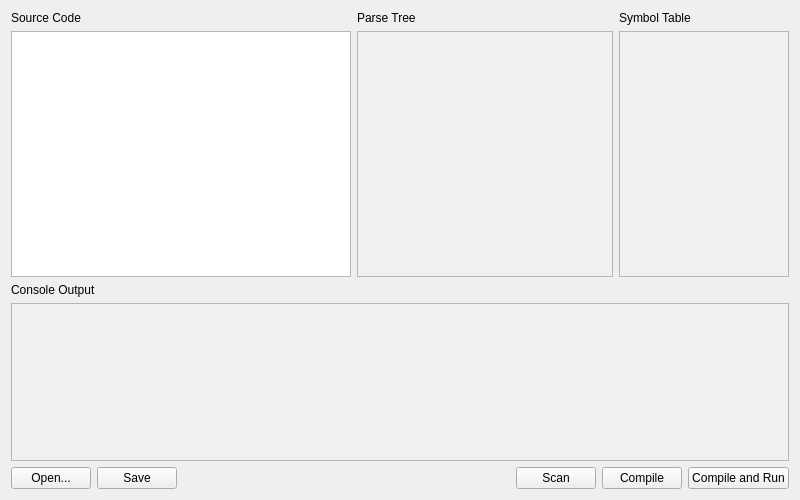
<?xml version="1.0" encoding="UTF-8"?>
<ui version="4.0">
 <class>MiniIDEClass</class>
 <widget class="QMainWindow" name="MiniIDEClass">
  <property name="geometry">
   <rect>
    <x>0</x>
    <y>0</y>
    <width>800</width>
    <height>500</height>
   </rect>
  </property>
  <property name="windowTitle">
   <string>MiniIDE</string>
  </property>
  <widget class="QWidget" name="centralWidget">
   <layout class="QVBoxLayout" name="verticalLayout_6">
    <item>
     <layout class="QVBoxLayout" name="verticalLayout_5" stretch="3,2">
      <item>
       <layout class="QHBoxLayout" name="horizontalLayout_2" stretch="4,3,2">
        <item>
         <layout class="QVBoxLayout" name="verticalLayout_2">
          <item>
           <widget class="QLabel" name="label_2">
            <property name="text">
             <string>Source Code</string>
            </property>
           </widget>
          </item>
          <item>
           <widget class="QPlainTextEdit" name="mSourceCode">
            <property name="font">
             <font>
              <family>Courier New</family>
              <pointsize>8</pointsize>
             </font>
            </property>
           </widget>
          </item>
         </layout>
        </item>
        <item>
         <layout class="QVBoxLayout" name="verticalLayout_3">
          <item>
           <widget class="QLabel" name="label_3">
            <property name="text">
             <string>Parse Tree</string>
            </property>
           </widget>
          </item>
          <item>
           <widget class="QPlainTextEdit" name="mParseTree">
            <property name="enabled">
             <bool>true</bool>
            </property>
            <property name="palette">
             <palette>
              <active>
               <colorrole role="Base">
                <brush brushstyle="SolidPattern">
                 <color alpha="255">
                  <red>240</red>
                  <green>240</green>
                  <blue>240</blue>
                 </color>
                </brush>
               </colorrole>
              </active>
              <inactive>
               <colorrole role="Base">
                <brush brushstyle="SolidPattern">
                 <color alpha="255">
                  <red>240</red>
                  <green>240</green>
                  <blue>240</blue>
                 </color>
                </brush>
               </colorrole>
              </inactive>
              <disabled>
               <colorrole role="Base">
                <brush brushstyle="SolidPattern">
                 <color alpha="255">
                  <red>240</red>
                  <green>240</green>
                  <blue>240</blue>
                 </color>
                </brush>
               </colorrole>
              </disabled>
             </palette>
            </property>
            <property name="font">
             <font>
              <family>Courier New</family>
             </font>
            </property>
            <property name="autoFillBackground">
             <bool>false</bool>
            </property>
            <property name="readOnly">
             <bool>true</bool>
            </property>
           </widget>
          </item>
         </layout>
        </item>
        <item>
         <layout class="QVBoxLayout" name="verticalLayout_4">
          <item>
           <widget class="QLabel" name="label_4">
            <property name="text">
             <string>Symbol Table</string>
            </property>
           </widget>
          </item>
          <item>
           <widget class="QPlainTextEdit" name="mSymbolTable">
            <property name="enabled">
             <bool>true</bool>
            </property>
            <property name="palette">
             <palette>
              <active>
               <colorrole role="Base">
                <brush brushstyle="SolidPattern">
                 <color alpha="255">
                  <red>240</red>
                  <green>240</green>
                  <blue>240</blue>
                 </color>
                </brush>
               </colorrole>
              </active>
              <inactive>
               <colorrole role="Base">
                <brush brushstyle="SolidPattern">
                 <color alpha="255">
                  <red>240</red>
                  <green>240</green>
                  <blue>240</blue>
                 </color>
                </brush>
               </colorrole>
              </inactive>
              <disabled>
               <colorrole role="Base">
                <brush brushstyle="SolidPattern">
                 <color alpha="255">
                  <red>240</red>
                  <green>240</green>
                  <blue>240</blue>
                 </color>
                </brush>
               </colorrole>
              </disabled>
             </palette>
            </property>
            <property name="font">
             <font>
              <family>Courier New</family>
             </font>
            </property>
            <property name="readOnly">
             <bool>true</bool>
            </property>
           </widget>
          </item>
         </layout>
        </item>
       </layout>
      </item>
      <item>
       <layout class="QVBoxLayout" name="verticalLayout">
        <item>
         <widget class="QLabel" name="label">
          <property name="text">
           <string>Console Output</string>
          </property>
         </widget>
        </item>
        <item>
         <widget class="QPlainTextEdit" name="mConsoleOutput">
          <property name="enabled">
           <bool>true</bool>
          </property>
          <property name="palette">
           <palette>
            <active>
             <colorrole role="Base">
              <brush brushstyle="SolidPattern">
               <color alpha="255">
                <red>240</red>
                <green>240</green>
                <blue>240</blue>
               </color>
              </brush>
             </colorrole>
            </active>
            <inactive>
             <colorrole role="Base">
              <brush brushstyle="SolidPattern">
               <color alpha="255">
                <red>240</red>
                <green>240</green>
                <blue>240</blue>
               </color>
              </brush>
             </colorrole>
            </inactive>
            <disabled>
             <colorrole role="Base">
              <brush brushstyle="SolidPattern">
               <color alpha="255">
                <red>240</red>
                <green>240</green>
                <blue>240</blue>
               </color>
              </brush>
             </colorrole>
            </disabled>
           </palette>
          </property>
          <property name="font">
           <font>
            <family>Courier New</family>
           </font>
          </property>
          <property name="readOnly">
           <bool>true</bool>
          </property>
         </widget>
        </item>
       </layout>
      </item>
     </layout>
    </item>
    <item>
     <layout class="QHBoxLayout" name="horizontalLayout">
      <item>
       <widget class="QPushButton" name="mOpenButton">
        <property name="text">
         <string>Open...</string>
        </property>
       </widget>
      </item>
      <item>
       <widget class="QPushButton" name="mSaveButton">
        <property name="text">
         <string>Save</string>
        </property>
       </widget>
      </item>
      <item>
       <spacer name="horizontalSpacer">
        <property name="orientation">
         <enum>Qt::Horizontal</enum>
        </property>
        <property name="sizeHint" stdset="0">
         <size>
          <width>40</width>
          <height>20</height>
         </size>
        </property>
       </spacer>
      </item>
      <item>
       <widget class="QPushButton" name="mScanButton">
        <property name="text">
         <string>Scan</string>
        </property>
       </widget>
      </item>
      <item>
       <widget class="QPushButton" name="mCompileButton">
        <property name="text">
         <string>Compile</string>
        </property>
       </widget>
      </item>
      <item>
       <widget class="QPushButton" name="mCompileAndRunButton">
        <property name="text">
         <string>Compile and Run</string>
        </property>
       </widget>
      </item>
     </layout>
    </item>
   </layout>
  </widget>
 </widget>
 <layoutdefault spacing="6" margin="11"/>
 <resources>
  <include location="miniide.qrc"/>
 </resources>
 <connections/>
</ui>
